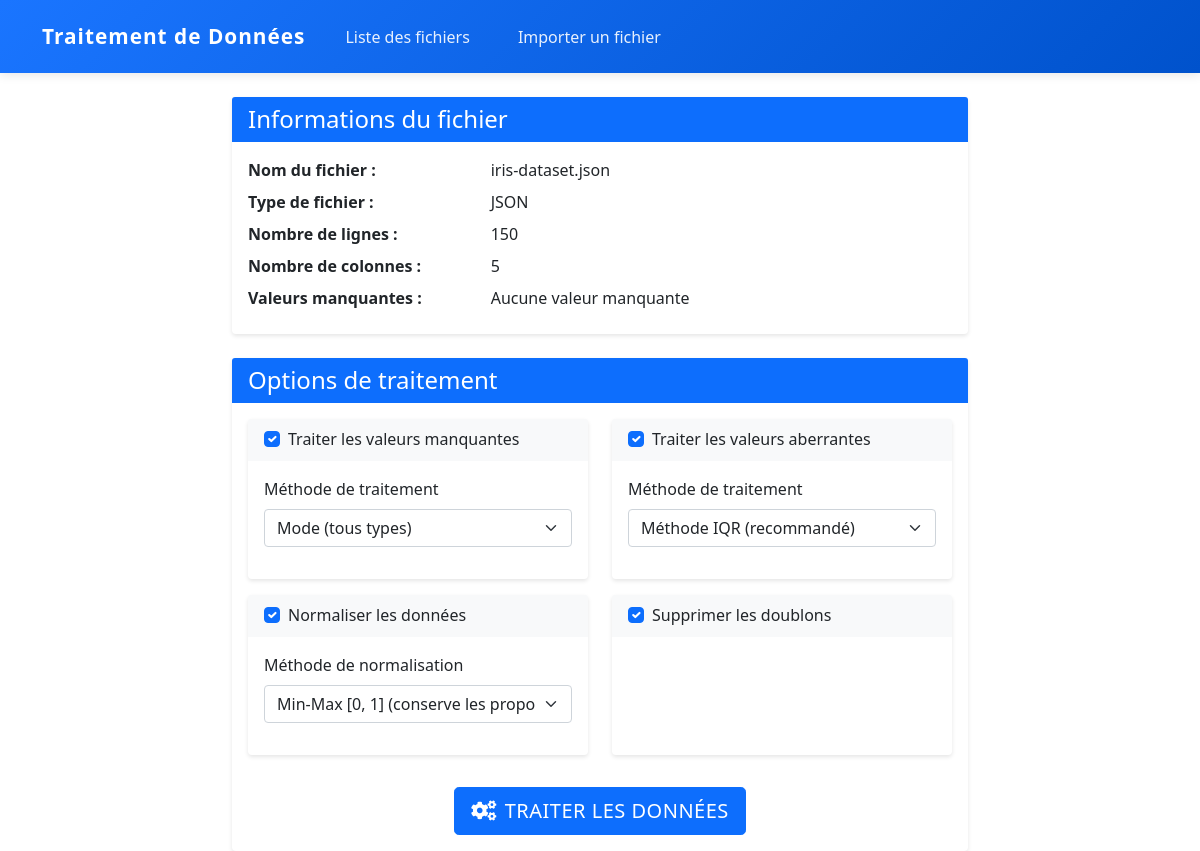
/process/19/, run on the app's committed database.
### data_processor/models.py (models this page shows, shortened)
class DataFile(models.Model):
    file = models.FileField(upload_to='uploads/%Y/%m/%d/', verbose_name='Fichier')
    original_filename = models.CharField(max_length=255, verbose_name='Nom du fichier original')
    upload_date = models.DateTimeField(default=timezone.now, verbose_name='Date d\'importation')
    original_file_type = models.CharField(max_length=10, verbose_name='Type de fichier original', default='unknown')
    file_type = models.CharField(max_length=10, verbose_name='Type de fichier')
    processed = models.BooleanField(default=False, verbose_name='Traité')
    row_count = models.IntegerField(default=0, verbose_name='Nombre de lignes')
    column_count = models.IntegerField(default=0, verbose_name='Nombre de colonnes')
    missing_values = models.JSONField(default=dict, verbose_name='Valeurs manquantes')
    outliers = models.JSONField(default=dict, verbose_name='Valeurs aberrantes')
    processing_summary = models.JSONField(default=dict, verbose_name='Résumé du traitement')
    class Meta:
        verbose_name = 'Fichier de données'
        verbose_name_plural = 'Fichiers de données'
        ordering = ['-upload_date']

### data_processor/views.py (the view)
# urls.py: path('process/<int:pk>/', views.process_file, name='process_file'),
def process_file(request, pk):
    data_file = DataFile.objects.get(pk=pk)
    if request.method == 'POST':
        form = DataProcessingForm(request.POST)
        if form.is_valid():
            try:
                if data_file.file_type == 'csv':
                    df = pd.read_csv(data_file.file.path)
                else:
                    df = pd.read_json(data_file.file.path)
                target_column = form.cleaned_data.get('target_column')
                if target_column and target_column in df.columns:
                    target_data = df[target_column]
                    df_features = df.drop(columns=[target_column])
                else:
                    target_data = None
                    df_features = df
                processing_summary = {}
                if form.cleaned_data['handle_missing']:
                    for column in df_features.columns:
                        is_binary = df_features[column].dropna().isin([0, 1]).all()
                        is_numeric = pd.api.types.is_numeric_dtype(df_features[column])
                        strategy = form.cleaned_data['missing_strategy']
                        if is_binary:
                            fill_value = df_features[column].mode()[0]
                            df_features[column] = df_features[column].fillna(fill_value).astype(int)
                        elif is_numeric:
                            if strategy == 'mean':
                                fill_value = df_features[column].mean()
                            elif strategy == 'median':
                                fill_value = df_features[column].median()
                            else:  # mode
                                fill_value = df_features[column].mode()[0]
                            if pd.api.types.is_integer_dtype(df_features[column]):
                                df_features[column] = df_features[column].fillna(round(fill_value)).astype(int)
                            else:
                                df_features[column] = df_features[column].fillna(fill_value)
                        else:
                            fill_value = df_features[column].mode()[0]
                            df_features[column] = df_features[column].fillna(fill_value)
                    processing_summary['missing_values'] = 'Traitées selon le type de variable'
                if form.cleaned_data['handle_outliers']:
                    numeric_cols = df_features.select_dtypes(include=[np.number]).columns
                    for column in numeric_cols:
                        Q1 = df_features[column].quantile(0.25)
                        Q3 = df_features[column].quantile(0.75)
                        IQR = Q3 - Q1
                        lower_bound = Q1 - 1.5*IQR
                        upper_bound = Q3 + 1.5*IQR
                        mask = (df_features[column] >= lower_bound) & (df_features[column] <= upper_bound)
                        df_features[column] = np.where(mask, df_features[column],
                                                     df_features[column].clip(lower_bound, upper_bound))
                        if pd.api.types.is_integer_dtype(df_features[column]):
                            df_features[column] = df_features[column].round().astype(int)
                    processing_summary['outliers'] = 'Traitées avec la méthode IQR'
                if form.cleaned_data['normalize_data']:
                    numeric_cols = df_features.select_dtypes(include=[np.number]).columns
                    for column in numeric_cols:
                        min_val = df_features[column].min()
                        max_val = df_features[column].max()
                        if max_val != min_val:  # éviter la division par zéro
                            df_features[column] = (df_features[column] - min_val) / (max_val - min_val)
                            if pd.api.types.is_integer_dtype(df_features[column]):
                                df_features[column] = (df_features[column] * 100).round().astype(int)
                    processing_summary['normalization'] = 'Normalisation Min-Max (0-1)'
                if form.cleaned_data['remove_duplicates']:
                    initial_rows = len(df_features)
                    df_features = df_features.drop_duplicates()
                    processing_summary['duplicates'] = f'{initial_rows - len(df_features)} doublons supprimés'
                if target_data is not None:
                    df_processed = pd.concat([df_features, target_data], axis=1)
                else:
                    df_processed = df_features
                processed_path = f'{data_file.file.path}_processed'
                if data_file.file_type == 'csv':
                    df_processed.to_csv(processed_path, index=False)
                else:
                    df_processed.to_json(processed_path)
                data_file.processed = True
                data_file.processing_summary = processing_summary
                data_file.save()
                messages.success(request, 'Données traitées avec succès!')
                return redirect('file_list')
            except Exception as e:
                messages.error(request, f'Erreur lors du traitement: {str(e)}')
                return redirect('process_file', pk=pk)
    else:
        form = DataProcessingForm()
    return render(request, 'data_processor/process.html', {
        'form': form,
        'data_file': data_file
    })

### templates/data_processor/process.html (shortened to what this page needs)
{% extends 'base.html' %}
{% block content %}
<div class="row justify-content-center">
    <div class="col-md-8">
        <div class="card mb-4">
            <div class="card-header bg-primary text-white">
                <h4 class="mb-0">Informations du fichier</h4>
            </div>
            <div class="card-body">
                <dl class="row mb-0">
                    <dt class="col-sm-4">Nom du fichier :</dt>
                    <dd class="col-sm-8">{{ data_file.original_filename }}</dd>
                    <dt class="col-sm-4">Type de fichier :</dt>
                    <dd class="col-sm-8">{{ data_file.file_type|upper }}</dd>
                    <dt class="col-sm-4">Nombre de lignes :</dt>
                    <dd class="col-sm-8">{{ data_file.row_count }}</dd>
                    <dt class="col-sm-4">Nombre de colonnes :</dt>
                    <dd class="col-sm-8">{{ data_file.column_count }}</dd>
                    <dt class="col-sm-4">Valeurs manquantes :</dt>
                    <dd class="col-sm-8">
                        {% if data_file.missing_values %}
                            <ul class="list-unstyled mb-0">
                            {% for column, count in data_file.missing_values.items %}
                                {% if count > 0 %}
                                    <li>{{ column }}: {{ count }}</li>
                                {% endif %}
                            {% endfor %}
                            </ul>
                        {% else %}
                            Aucune valeur manquante
                        {% endif %}
                    </dd>
                </dl>
            </div>
        </div>
        <div class="card">
            <div class="card-header bg-primary text-white">
                <h4 class="mb-0">Options de traitement</h4>
            </div>
            <div class="card-body">
                <form method="post">
                    <div class="row">
                        <div class="col-md-6 mb-3">
                            <div class="card h-100">
                                <div class="card-header bg-light">
                                    <div class="form-check">
                                        {{ form.handle_missing }}
                                        <label class="form-check-label" for="{{ form.handle_missing.id_for_label }}">
                                            {{ form.handle_missing.label }}
                                        </label>
                                    </div>
                                </div>
                                <div class="card-body">
                                    <div class="mb-3">
                                        <label for="{{ form.missing_strategy.id_for_label }}" class="form-label">{{ form.missing_strategy.label }}</label>
                                        {{ form.missing_strategy }}
                                    </div>
                                </div>
                            </div>
                        </div>
                        <div class="col-md-6 mb-3">
                            <div class="card h-100">
                                <div class="card-header bg-light">
                                    <div class="form-check">
                                        {{ form.handle_outliers }}
                                        <label class="form-check-label" for="{{ form.handle_outliers.id_for_label }}">
                                            {{ form.handle_outliers.label }}
                                        </label>
                                    </div>
                                </div>
                                <div class="card-body">
                                    <div class="mb-3">
                                        <label for="{{ form.outliers_method.id_for_label }}" class="form-label">{{ form.outliers_method.label }}</label>
                                        {{ form.outliers_method }}
                                    </div>
                                </div>
                            </div>
                        </div>
                        <div class="col-md-6 mb-3">
                            <div class="card h-100">
                                <div class="card-header bg-light">
                                    <div class="form-check">
                                        {{ form.normalize_data }}
                                        <label class="form-check-label" for="{{ form.normalize_data.id_for_label }}">
                                            {{ form.normalize_data.label }}
                                        </label>
                                    </div>
                                </div>
                                <div class="card-body">
                                    <div class="mb-3">
                                        <label for="{{ form.normalization_method.id_for_label }}" class="form-label">{{ form.normalization_method.label }}</label>
                                        {{ form.normalization_method }}
                                    </div>
                                </div>
                            </div>
                        </div>
                        <div class="col-md-6 mb-3">
                            <div class="card h-100">
                                <div class="card-header bg-light">
                                    <div class="form-check">
                                        {{ form.remove_duplicates }}
                                        <label class="form-check-label" for="{{ form.remove_duplicates.id_for_label }}">
                                            {{ form.remove_duplicates.label }}
                                        </label>
                                    </div>
                                </div>
                            </div>
                        </div>
                    </div>
                    <div class="text-center mt-3">
                        <button type="submit" class="btn btn-primary btn-lg">
                            <i class="fas fa-cogs me-2"></i>Traiter les données
                        </button>
                    </div>
                </form>
            </div>
        </div>
    </div>
</div>
{% endblock %}

### static/css/style.css (style rules this page uses)
:root { --primary-color: #0d6efd; --primary-hover: #0b5ed7; --success-color: #198754; --warning-color: #ffc107; --info-color: #0dcaf0; --danger-color: #dc3545; --navbar-gradient-start: #1a75ff; --navbar-gradient-end: #0052cc; }
.card { transition: transform 0.2s, box-shadow 0.2s; border: none; box-shadow: 0 2px 4px rgba(0,0,0,0.1); }
.card-header { border-bottom: none; }
.btn { transition: all 0.2s; font-weight: 500; text-transform: uppercase; letter-spacing: 0.5px; padding: 0.5rem 1rem; }

### data on the page
DataFile: original_filename "iris-dataset.json", file_type "JSON", row_count "150", column_count "5"
